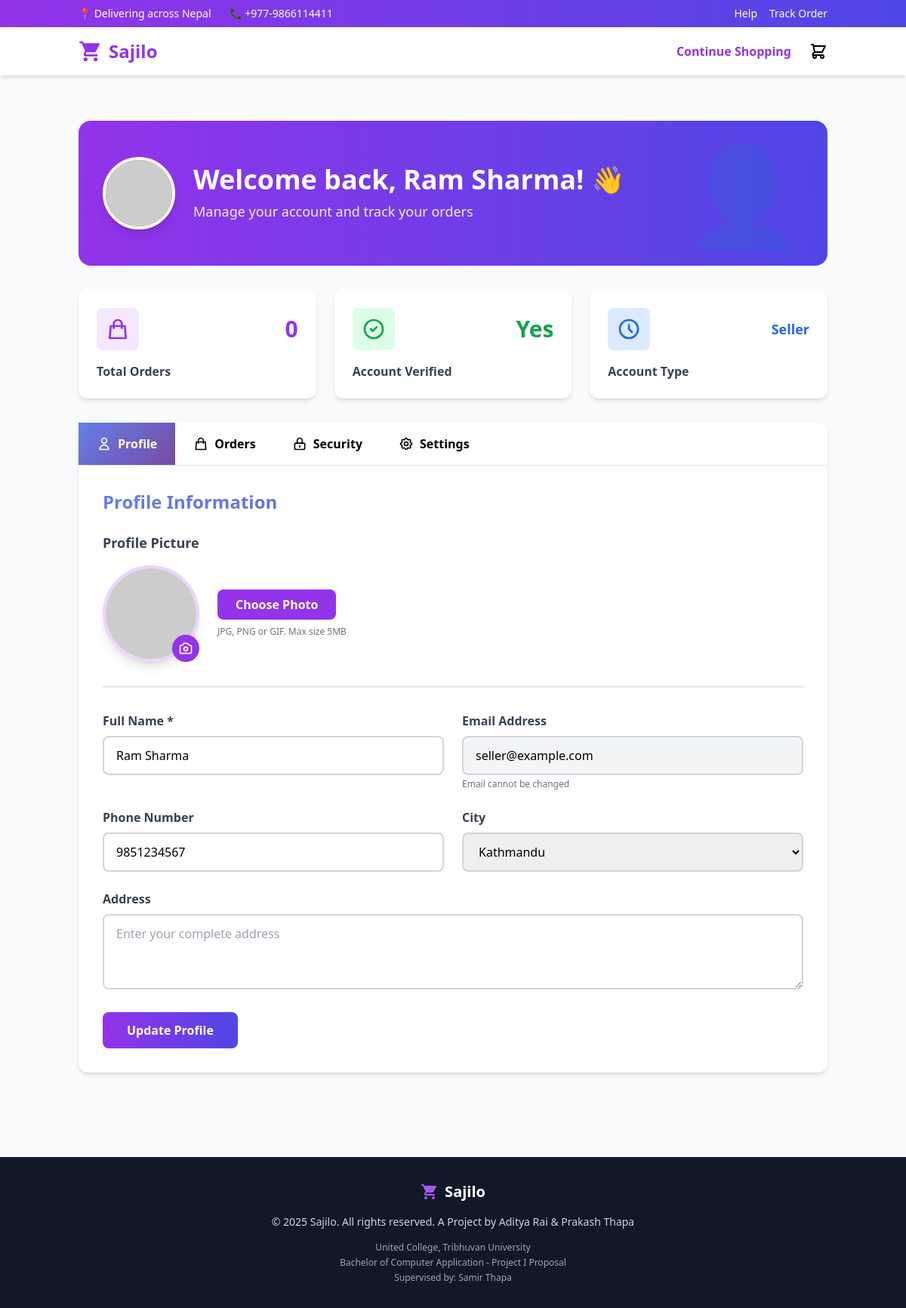
Page /account.php (signed in) on the committed database.
### tables this page shows
CREATE TABLE `users` (
  `user_id` int(11) NOT NULL,
  `username` varchar(50) NOT NULL,
  `email` varchar(100) NOT NULL,
  `password` varchar(255) NOT NULL,
  `full_name` varchar(100) NOT NULL,
  `phone` varchar(15) DEFAULT NULL,
  `role` enum('buyer','seller','admin') DEFAULT 'buyer',
  `address` text DEFAULT NULL,
  `city` varchar(50) DEFAULT NULL,
  `profile_image` varchar(255) DEFAULT 'default-avatar.png',
  `is_verified` tinyint(1) DEFAULT 0,
  `verification_token` varchar(255) DEFAULT NULL,
  `reset_token` varchar(255) DEFAULT NULL,
  `reset_token_expiry` datetime DEFAULT NULL,
  `created_at` timestamp NOT NULL DEFAULT current_timestamp(),
  `updated_at` timestamp NOT NULL DEFAULT current_timestamp() ON UPDATE current_timestamp()
);

### config/database.php (called while the page is built, shortened)
<?php
$conn = null;
function db_execute($sql, $types = "", $params = []) {
    global $conn;
    $stmt = $conn->prepare($sql);
    if (!empty($types) && !empty($params)) {
        $stmt->bind_param($types, ...$params);
    }
    if (!$stmt->execute()) {
        error_log("Execute failed: " . $stmt->error);
        return false;
    }
    return $stmt;
}
function db_fetch_one($sql, $types = "", $params = []) {
    $stmt = db_execute($sql, $types, $params);
    $result = $stmt->get_result();
    $row = $result->fetch_assoc();
    return $row;
}
function db_fetch_all($sql, $types = "", $params = []) {
    $stmt = db_execute($sql, $types, $params);
    $result = $stmt->get_result();
    $rows = $result->fetch_all(MYSQLI_ASSOC);
    return $rows;
}
?>

### includes/session.php (called while the page is built, shortened)
<?php
function is_logged_in() {
    return isset($_SESSION['user_id']) && !empty($_SESSION['user_id']);
}
function get_user_id() {
    return $_SESSION['user_id'] ?? null;
}
function get_user() {
    $sql = "SELECT * FROM users WHERE user_id = ?";
    return db_fetch_one($sql, "i", [get_user_id()]);
}
?>

### includes/functions.php (called while the page is built, shortened)
<?php
function clean($string) {
    return htmlspecialchars($string, ENT_QUOTES, 'UTF-8');
}
?>

### account.php (the view, shortened to what this page needs)
<?php
$user_id = get_user_id();
$user = get_user();
$sql = "SELECT * FROM orders WHERE buyer_id = ? ORDER BY created_at DESC LIMIT 5";
$recent_orders = db_fetch_all($sql, "i", [$user_id]);
?>
<!DOCTYPE html>
<html lang="en">
<head>
    <script src="https://cdn.tailwindcss.com"></script>
</head>
<body class="bg-gray-50">
    <header class="bg-white shadow-md fixed top-0 left-0 right-0 z-50">
        <div class="bg-gradient-to-r from-purple-600 to-indigo-600 text-white py-2">
            <div class="container mx-auto px-4 flex justify-between items-center text-sm">
                <div class="flex items-center gap-6">
                    <span class="hidden md:inline">📍 Delivering across Nepal</span>
                    <span class="hidden md:inline">📞 +977-9866114411</span>
                </div>
                <div class="flex items-center gap-4">
                    <a href="#" class="hover:underline">Help</a>
                    <a href="#" class="hover:underline">Track Order</a>
                </div>
            </div>
        </div>
        <nav class="container mx-auto px-4 py-4">
            <div class="flex items-center justify-between">
                <a href="project.php" class="flex items-center gap-2 text-2xl font-bold text-purple-600">
                    <span>Sajilo</span>
                </a>
                <div class="flex items-center gap-6">
                    <a href="project.php" class="text-purple-600 hover:underline font-semibold">Continue Shopping</a>
                    <a href="cart.php" class="flex items-center hover:text-purple-600 transition relative">
                        <svg class="w-6 h-6" fill="none" stroke="currentColor" viewBox="0 0 24 24">
                            <path stroke-linecap="round" stroke-linejoin="round" stroke-width="2" d="M3 3h2l.4 2M7 13h10l4-8H5.4M7 13L5.4 5M7 13l-2.293 2.293c-.63.63-.184 1.707.707 1.707H17m0 0a2 2 0 100 4 2 2 0 000-4zm-8 2a2 2 0 11-4 0 2 2 0 014 0z"/>
                        </svg>
                    </a>
                </div>
            </div>
        </nav>
    </header>
    <div class="h-32"></div>
    <div class="container mx-auto px-4 py-8">
        <div class="max-w-6xl mx-auto">
            <div class="account-section bg-gradient-to-r from-purple-600 to-indigo-600 rounded-2xl p-8 mb-8 text-white">
                <div class="flex items-center justify-between">
                    <div class="flex items-center gap-6">
                        <img src="<?= !empty($user['profile_image']) && $user['profile_image'] !== 'default-avatar.png' ? UPLOADS_URL . '/' . $user['profile_image'] : 'https://ui-avatars.com/api/?name=' . urlencode($user['full_name']) . '&size=150&background=ffffff&color=667eea&bold=true' ?>"
                             alt="Profile"
                             class="w-20 h-20 md:w-24 md:h-24 rounded-full border-4 border-white shadow-lg object-cover">
                        <div>
                            <h1 class="text-3xl md:text-4xl font-bold mb-2">Welcome back, <?= clean($user['full_name']) ?>! 👋</h1>
                            <p class="text-lg opacity-90">Manage your account and track your orders</p>
                        </div>
                    </div>
                    <div class="hidden lg:block text-9xl opacity-20">👤</div>
                </div>
            </div>
            <div class="account-section grid grid-cols-1 md:grid-cols-3 gap-6 mb-8">
                <div class="bg-white rounded-xl shadow-md p-6">
                    <div class="flex items-center justify-between mb-4">
                        <div class="bg-purple-100 p-3 rounded-lg">
                            <svg class="w-8 h-8 text-purple-600" fill="none" stroke="currentColor" viewBox="0 0 24 24">
                                <path stroke-linecap="round" stroke-linejoin="round" stroke-width="2" d="M16 11V7a4 4 0 00-8 0v4M5 9h14l1 12H4L5 9z"/>
                            </svg>
                        </div>
                        <span class="text-3xl font-bold text-purple-600"><?= count($recent_orders) ?></span>
                    </div>
                    <h3 class="font-semibold text-gray-700">Total Orders</h3>
                </div>
                <div class="bg-white rounded-xl shadow-md p-6">
                    <div class="flex items-center justify-between mb-4">
                        <div class="bg-green-100 p-3 rounded-lg">
                            <svg class="w-8 h-8 text-green-600" fill="none" stroke="currentColor" viewBox="0 0 24 24">
                                <path stroke-linecap="round" stroke-linejoin="round" stroke-width="2" d="M9 12l2 2 4-4m6 2a9 9 0 11-18 0 9 9 0 0118 0z"/>
                            </svg>
                        </div>
                        <span class="text-3xl font-bold text-green-600"><?= $user['is_verified'] ? 'Yes' : 'No' ?></span>
                    </div>
                    <h3 class="font-semibold text-gray-700">Account Verified</h3>
                </div>
                <div class="bg-white rounded-xl shadow-md p-6">
                    <div class="flex items-center justify-between mb-4">
                        <div class="bg-blue-100 p-3 rounded-lg">
                            <svg class="w-8 h-8 text-blue-600" fill="none" stroke="currentColor" viewBox="0 0 24 24">
                                <path stroke-linecap="round" stroke-linejoin="round" stroke-width="2" d="M12 8v4l3 3m6-3a9 9 0 11-18 0 9 9 0 0118 0z"/>
                            </svg>
                        </div>
                        <span class="text-lg font-bold text-blue-600"><?= ucfirst($user['role']) ?></span>
                    </div>
                    <h3 class="font-semibold text-gray-700">Account Type</h3>
                </div>
            </div>
            <div class="account-section bg-white rounded-xl shadow-md mb-8">
                <div class="flex flex-wrap border-b overflow-x-auto">
                    <button class="tab-btn active px-6 py-4 font-semibold transition" data-tab="profile">
                        <span class="flex items-center gap-2">
                            <svg class="w-5 h-5" fill="none" stroke="currentColor" viewBox="0 0 24 24">
                                <path stroke-linecap="round" stroke-linejoin="round" stroke-width="2" d="M16 7a4 4 0 11-8 0 4 4 0 018 0zM12 14a7 7 0 00-7 7h14a7 7 0 00-7-7z"/>
                            </svg>
                            Profile
                        </span>
                    </button>
                    <button class="tab-btn px-6 py-4 font-semibold transition hover:bg-gray-50" data-tab="orders">
                        <span class="flex items-center gap-2">
                            <svg class="w-5 h-5" fill="none" stroke="currentColor" viewBox="0 0 24 24">
                                <path stroke-linecap="round" stroke-linejoin="round" stroke-width="2" d="M16 11V7a4 4 0 00-8 0v4M5 9h14l1 12H4L5 9z"/>
                            </svg>
                            Orders
                        </span>
                    </button>
                    <button class="tab-btn px-6 py-4 font-semibold transition hover:bg-gray-50" data-tab="security">
                        <span class="flex items-center gap-2">
                            <svg class="w-5 h-5" fill="none" stroke="currentColor" viewBox="0 0 24 24">
                                <path stroke-linecap="round" stroke-linejoin="round" stroke-width="2" d="M12 15v2m-6 4h12a2 2 0 002-2v-6a2 2 0 00-2-2H6a2 2 0 00-2 2v6a2 2 0 002 2zm10-10V7a4 4 0 00-8 0v4h8z"/>
                            </svg>
                            Security
                        </span>
                    </button>
                    <button class="tab-btn px-6 py-4 font-semibold transition hover:bg-gray-50" data-tab="settings">
                        <span class="flex items-center gap-2">
                            Settings
                        </span>
                    </button>
                </div>
                <div id="profile-tab" class="tab-content active p-8">
                    <h2 class="text-2xl font-bold gradient-text mb-6">Profile Information</h2>
                    <div class="mb-8 pb-8 border-b-2 border-gray-200">
                        <h3 class="text-lg font-bold text-gray-700 mb-4">Profile Picture</h3>
                        <div class="flex flex-col md:flex-row items-center gap-6">
                            <div class="relative">
                                <img id="profilePreview"
                                     src="<?= !empty($user['profile_image']) && $user['profile_image'] !== 'default-avatar.png' ? UPLOADS_URL . '/' . $user['profile_image'] : 'https://ui-avatars.com/api/?name=' . urlencode($user['full_name']) . '&size=200&background=667eea&color=fff&bold=true' ?>"
                                     alt="Profile Picture"
                                     class="w-32 h-32 rounded-full object-cover border-4 border-purple-200 shadow-lg">
                                <div class="absolute bottom-0 right-0 bg-purple-600 rounded-full p-2 cursor-pointer hover:bg-purple-700 transition" onclick="document.getElementById('profileImageInput').click()">
                                </div>
                            </div>
                            <div class="flex-1">
                                <form method="POST" action="" enctype="multipart/form-data" id="profileImageForm">
                                    <div class="space-y-2">
                                        <button type="button" onclick="document.getElementById('profileImageInput').click()"
                                                class="bg-purple-600 text-white px-6 py-2 rounded-lg font-semibold hover:bg-purple-700 transition">
                                            Choose Photo
                                        </button>
                                    </div>
                                    <p class="text-xs text-gray-500 mt-2">JPG, PNG or GIF. Max size 5MB</p>
                                </form>
                            </div>
                        </div>
                    </div>
                    <form method="POST" action="" class="space-y-6">
                        <div class="grid md:grid-cols-2 gap-6">
                            <div>
                                <label class="block text-gray-700 font-semibold mb-2">Full Name *</label>
                                <input type="text" name="full_name" value="<?= clean($user['full_name']) ?>" required
                                    class="w-full px-4 py-3 border-2 border-gray-300 rounded-lg focus:outline-none focus:border-purple-500 transition">
                            </div>
                            <div>
                                <label class="block text-gray-700 font-semibold mb-2">Email Address</label>
                                <input type="email" value="<?= clean($user['email']) ?>" disabled
                                    class="w-full px-4 py-3 border-2 border-gray-300 rounded-lg bg-gray-100 cursor-not-allowed">
                                <p class="text-xs text-gray-500 mt-1">Email cannot be changed</p>
                            </div>
                        </div>
                        <div class="grid md:grid-cols-2 gap-6">
                            <div>
                                <label class="block text-gray-700 font-semibold mb-2">Phone Number</label>
                                <input type="tel" name="phone" value="<?= clean($user['phone'] ?? '') ?>"
                                    class="w-full px-4 py-3 border-2 border-gray-300 rounded-lg focus:outline-none focus:border-purple-500 transition"
                                    placeholder="98XXXXXXXX">
                            </div>
                            <div>
                                <label class="block text-gray-700 font-semibold mb-2">City</label>
                                <select name="city" class="w-full px-4 py-3 border-2 border-gray-300 rounded-lg focus:outline-none focus:border-purple-500 transition">
                                    <option value="Kathmandu" <?= $user['city'] === 'Kathmandu' ? 'selected' : '' ?>>Kathmandu</option>
                                </select>
                            </div>
                        </div>
                        <div>
                            <label class="block text-gray-700 font-semibold mb-2">Address</label>
                            <textarea name="address" rows="3"
                                class="w-full px-4 py-3 border-2 border-gray-300 rounded-lg focus:outline-none focus:border-purple-500 transition"
                                placeholder="Enter your complete address"><?= clean($user['address'] ?? '') ?></textarea>
                        </div>
                        <button type="submit"
                            class="bg-gradient-to-r from-purple-600 to-indigo-600 text-white px-8 py-3 rounded-lg font-bold hover:from-purple-700 hover:to-indigo-700 transition">
                            Update Profile
                        </button>
                    </form>
                </div>
            </div>
        </div>
    </div>
    <footer class="bg-gray-900 text-gray-300 py-8 mt-12">
        <div class="container mx-auto px-4 text-center">
            <div class="flex items-center justify-center gap-2 text-xl font-bold text-white mb-4">
                <span><?= SITE_NAME ?></span>
            </div>
            <p class="text-sm mb-4">&copy; <?= PROJECT_YEAR ?> <?= SITE_NAME ?>. All rights reserved. A Project by <?= PROJECT_AUTHORS ?></p>
            <div class="text-xs opacity-75">
                <p><?= PROJECT_INSTITUTION ?></p>
                <p class="mt-1">Bachelor of Computer Application - Project I Proposal</p>
                <p class="mt-1">Supervised by: <?= PROJECT_SUPERVISOR ?></p>
            </div>
        </div>
    </footer>
</body>
</html>

### account.php (style rules this page uses)
.account-section { animation: fadeInUp 0.6s ease-out; }
.gradient-text { background: linear-gradient(135deg, #667eea 0%, #764ba2 100%); -webkit-background-clip: text; -webkit-text-fill-color: transparent; background-clip: text; }
.tab-btn.active { background: linear-gradient(135deg, #667eea 0%, #764ba2 100%); color: white; }
.tab-content { display: none; }
.tab-content.active { display: block; animation: fadeInUp 0.4s ease-out; }

### rows in the picture
users: full_name "Ram Sharma", role "Seller", email "seller@example.com", phone "9851234567", city "Kathmandu"

### other values in the picture
count($recent_orders) "0"
SITE_NAME "Sajilo"
PROJECT_YEAR "2025"
PROJECT_AUTHORS "Aditya Rai & Prakash Thapa"
PROJECT_INSTITUTION "United College, Tribhuvan University"
PROJECT_SUPERVISOR "Samir Thapa"
